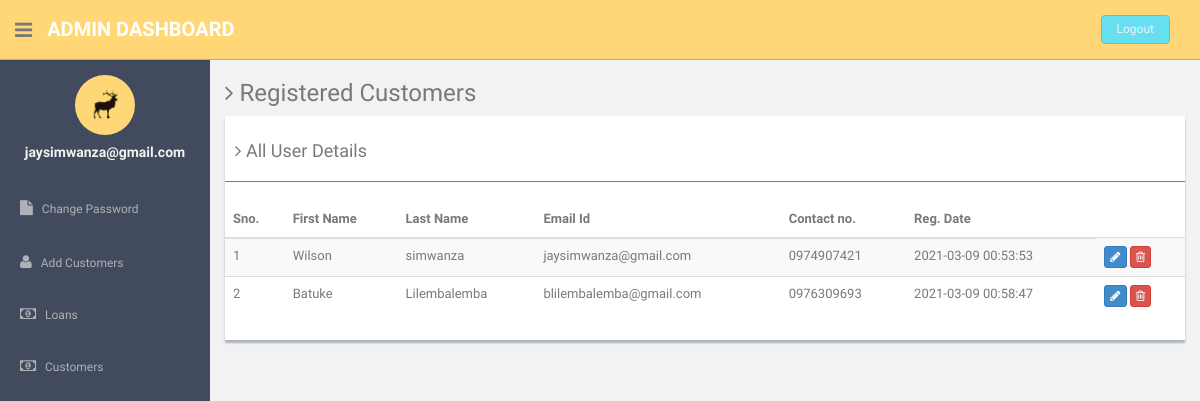
Screenshot of /loginsystem/admin/customers.php (signed in) with the database file from the repository.
### tables this page shows
CREATE TABLE `users` (
  `id` int(11) NOT NULL,
  `fname` varchar(255) DEFAULT NULL,
  `lname` varchar(255) DEFAULT NULL,
  `email` varchar(255) DEFAULT NULL,
  `password` varchar(300) DEFAULT NULL,
  `contactno` varchar(11) DEFAULT NULL,
  `posting_date` timestamp NOT NULL DEFAULT current_timestamp(),
  `max_amount` double NOT NULL,
  `min_amount` double NOT NULL
);

### loginsystem/admin/customers.php (the view, shortened to what this page needs)
<?php
include'dbconnection.php';
if (strlen($_SESSION['id']==0)) {
  header('location:logout.php');
  } else{
?><!DOCTYPE html>
<html lang="en">
  <head>
    <link href="assets/css/bootstrap.css" rel="stylesheet">
    <link href="assets/font-awesome/css/font-awesome.css" rel="stylesheet" />
    <link href="assets/css/style.css" rel="stylesheet">
    <link href="assets/css/style-responsive.css" rel="stylesheet">
  </head>
  <body>
  <section id="container" >
      <header class="header black-bg">
              <div class="sidebar-toggle-box">
                  <div class="fa fa-bars tooltips" data-placement="right" data-original-title="Toggle Navigation"></div>
              </div>
            <a href="#" class="logo"><b>Admin Dashboard</b></a>
            <div class="top-menu">
              <ul class="nav pull-right top-menu">
                    <li><a class="logout" href="logout.php">Logout</a></li>
              </ul>
            </div>
        </header>
      <aside>
          <div id="sidebar"  class="nav-collapse ">
              <ul class="sidebar-menu" id="nav-accordion">
                  <p class="centered"><a href="#"><img src="assets/img/ui-sam.jpg" class="img-circle" width="60"></a></p>
                  <h5 class="centered"><?php echo $_SESSION['login'];?></h5>
                  <li class="mt">
                      <a href="change-password.php">
                          <i class="fa fa-file"></i>
                          <span>Change Password</span>
                      </a>
                  </li>
                    <li class="sub-menu">
                      <a href="add.php" >
                          <i class="fa fa-user"></i>
                          <span>Add Customers</span>
                      </a>
                  </li>
                   <li class="sub-menu">
                      <a href="Loans.php" >
                          <i class="fa fa-money"></i>
                          <span>Loans</span>
                      </a>
                       <li class="sub-menu">
                      <a href="customers.php" >
                          <i class="fa fa-money"></i>
                          <span>Customers</span>
                      </a>
                  </li>
                  </li>
              </ul>
          </div>
      </aside>
      <section id="main-content">
          <section class="wrapper">
            <h3><i class="fa fa-angle-right"></i> Registered Customers</h3>
        <div class="row">
                  <div class="col-md-12">
                      <div class="content-panel">
                          <table class="table table-striped table-advance table-hover">
                            <h4><i class="fa fa-angle-right"></i> All User Details </h4>
                            <hr>
                              <thead>
                              <tr>
                                  <th>Sno.</th>
                                  <th class="hidden-phone">First Name</th>
                                  <th> Last Name</th>
                                  <th> Email Id</th>
                                  <th>Contact no.</th>
                                  <th>Reg. Date</th>
                              </tr>
                              </thead>
                              <tbody>
                              <?php $ret=mysqli_query($con,"select * from users");
                $cnt=1;
                while($row=mysqli_fetch_array($ret))
                {?>
                              <tr>
                              <td><?php echo $cnt;?></td>
                                  <td><?php echo $row['fname'];?></td>
                                  <td><?php echo $row['lname'];?></td>
                                  <td><?php echo $row['email'];?></td>
                                  <td><?php echo $row['contactno'];?></td>  <td><?php echo $row['posting_date'];?></td>
                                  <td>
                                     <a href="update-profile.php?uid=<?php echo $row['id'];?>">
                                     <button class="btn btn-primary btn-xs"><i class="fa fa-pencil"></i></button></a>
                                     <a href="customers.php?id=<?php echo $row['id'];?>">
                                     <button class="btn btn-danger btn-xs" onClick="return confirm('Do you really want to delete');"><i class="fa fa-trash-o "></i></button></a>
                                  </td>
                              </tr>
                              <?php $cnt=$cnt+1; }?>
                              </tbody>
                          </table>
                      </div>
                  </div>
              </div>
    </section>
      </section
  ></section>
  </body>
</html>
<?php } ?>

### loginsystem/admin/assets/css/style.css (style rules this page uses)
body { color: #797979; background: #f2f2f2; font-family: 'Ruda', sans-serif; padding: 0px !important; margin: 0px !important; font-size:13px; }
ul li { list-style: none; }
a, a:hover, a:focus { text-decoration: none; outline: none; }
#container { width: 100%; height: 100%; }
hr { margin-top: 20px; margin-bottom: 20px; border: 0; border-top: 1px solid #797979; }
.centered { text-align: center; }
.mt { margin-top: 25px; }
ul.top-menu > li > .logout { color: #f2f2f2; font-size: 12px; border-radius: 4px; -webkit-border-radius: 4px; border: 1px solid #64c3c2 !important; padding: 5px 15px; margin-right: 15px; background: #68dff0; margin-top: 15px; }
#sidebar { width: 210px; height: 100%; position: fixed; background: #424a5d; }
#sidebar h5 { color: #f2f2f2; font-weight: 700; }
#sidebar ul li { position: relative; }
ul.sidebar-menu , ul.sidebar-menu li ul.sub { margin: -2px 0 0; padding: 0; }
ul.sidebar-menu { margin-top: 75px; }
ul.sidebar-menu li { margin-bottom: 5px; margin-left:10px; margin-right:10px; }
ul.sidebar-menu li.sub-menu { line-height: 15px; }
ul.sidebar-menu li a span { display: inline-block; }
ul.sidebar-menu li a { color: #aeb2b7; text-decoration: none; display: block; padding: 15px 0 15px 10px; font-size: 12px; outline: none; -webkit-transition: all 0.3s ease; -moz-transition: all 0.3s ease; -o-transition: all 0.3s ease; -ms-transition: all 0.3s ease; transition: all 0.3s ease; }
ul.sidebar-menu li a i { font-size: 15px; padding-right: 6px; }
#main-content { margin-left: 210px; }
.header, .footer { min-height: 60px; padding: 0 15px; }
.header { position: fixed; left: 0; right: 0; z-index: 1002; }
.black-bg { background: #ffd777; border-bottom: 1px solid #c9aa5f; }
.wrapper { display: inline-block; margin-top: 60px; padding-left: 15px; padding-right: 15px; padding-bottom: 15px; padding-top: 0px; width: 100%; }
a.logo { font-size: 20px; color: #ffffff; float: left; margin-top: 15px; text-transform: uppercase; }
a.logo b { font-weight: 900; }
#top_menu .nav > li, ul.top-menu > li { float: left; }
ul.top-menu > li > a { color: #666666; font-size: 16px; border-radius: 4px; -webkit-border-radius: 4px; border:1px solid #666666 !important; padding: 2px 6px; margin-right: 15px; }
.sidebar-toggle-box { float: left; padding-right: 15px; margin-top: 20px; }
.sidebar-toggle-box .fa-bars { cursor: pointer; display: inline-block; font-size: 20px; }
.content-panel { background: #ffffff; box-shadow: 0px 3px 2px #aab2bd; padding-top: 15px; padding-bottom: 5px; }
.content-panel h4 { margin-left: 10px; }

### rows the page displays
users: fname "Wilson", lname "simwanza", email "jaysimwanza@gmail.com", contactno "0974907421", posting_date "2021-03-09 00:53:53"
users: fname "Batuke", lname "Lilembalemba", email "blilembalemba@gmail.com", contactno "0976309693", posting_date "2021-03-09 00:58:47"

### other values shown
$_SESSION['login'] "jaysimwanza@gmail.com"
